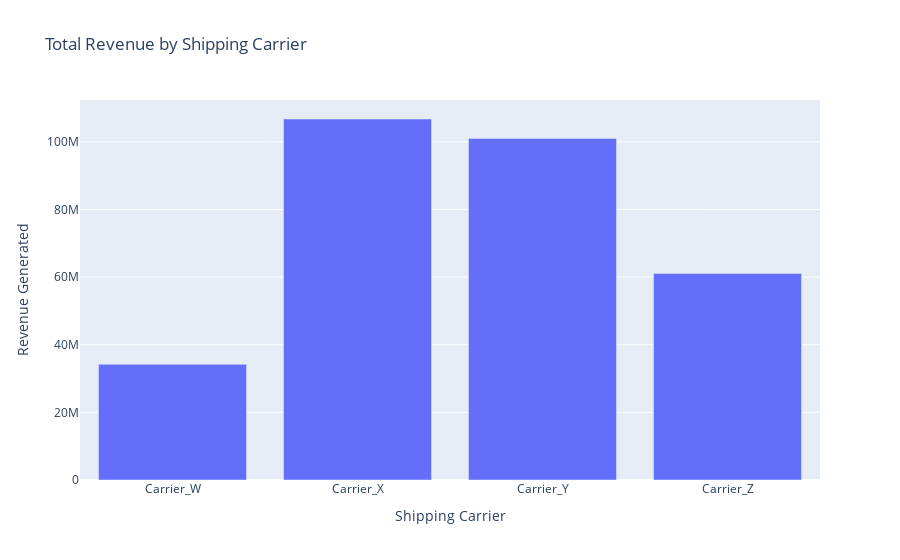

Here is the notebook cell this chart was saved with:
### Markdown cell above
laptops generate the most revenue per unit

### Code cell
fig=go.Figure()
fig.add_trace(go.Bar(x=ship['Shipping_Carrier'],
                     y=ship['Revenue_Generated']))
fig.update_layout(title='Total Revenue by Shipping Carrier',
                  xaxis_title='Shipping Carrier',
                  yaxis_title='Revenue Generated')
fig.show()

### Figure 1 — Plotly figure (JSON) as saved in the notebook; plotly's stock layout.template omitted (floating-point values rounded to 4 significant figures)
{"data": [{"type": "bar", "x": ["Carrier_W", "Carrier_X", "Carrier_Y", "Carrier_Z"], "y": [34200000.0, 106700000.0, 101000000.0, 61060000.0]}], "layout": {"title": {"text": "Total Revenue by Shipping Carrier"}, "xaxis": {"title": {"text": "Shipping Carrier"}}, "yaxis": {"title": {"text": "Revenue Generated"}}}}
